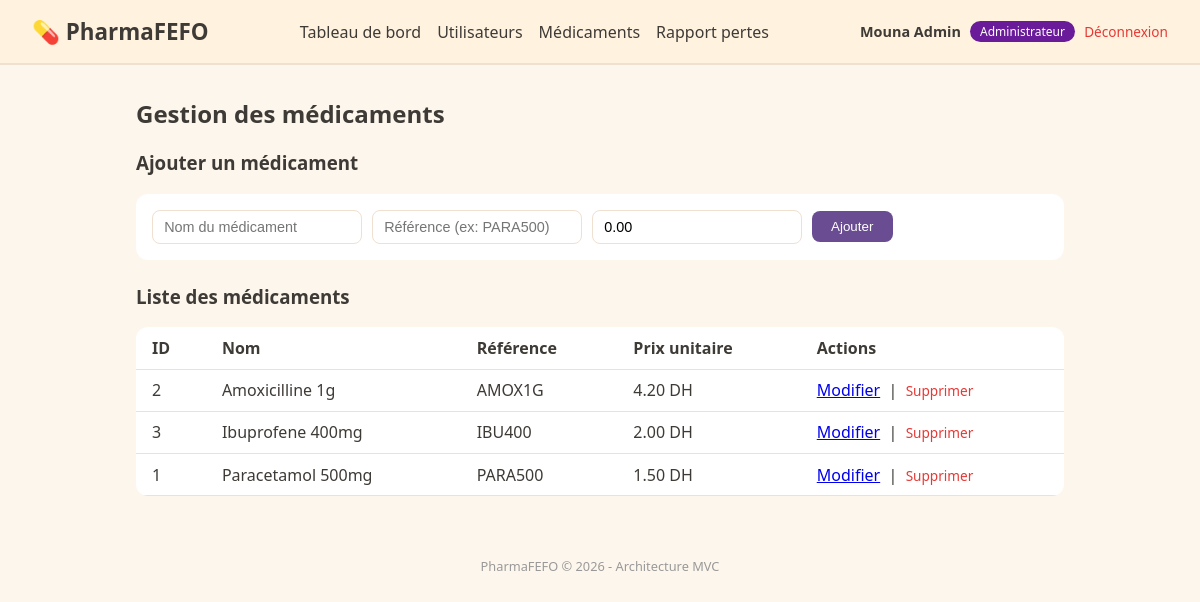
The app's page /index.php?route=admin/products (signed in) with its own data.
### tables this page shows
CREATE TABLE products (
    id INT AUTO_INCREMENT PRIMARY KEY,
    name VARCHAR(150) NOT NULL,
    reference VARCHAR(50) NOT NULL UNIQUE,
    unit_price DECIMAL(10,2) NOT NULL DEFAULT 0
);

### src/Controller/Web/AdminController.php (called while the page is built, shortened)
<?php
class AdminController
{
    private PDO $db;
    public function __construct()
    {
        $this->db = Database::getConnection();
    }
    public function products(): void
    {
        $editProduct = null;
        $products = $this->db->query("SELECT * FROM products ORDER BY name ASC")->fetchAll();
        require __DIR__ . '/../../../templates/admin/products.php';
    }
}

### src/Service/AuthService.php (called while the page is built, shortened)
<?php
class AuthService
{
    public static function currentUser(): ?array
    {
        return $_SESSION['user'] ?? null;
    }
}

### config/environment.php (called while the page is built, shortened)
<?php
class Environment
{
    public static function get(string $key, ?string $default = null): ?string
    {
        $value = getenv($key);
        return $value !== false ? $value : $default;
    }
}

### config/database.php (called while the page is built, shortened)
<?php
class Database
{
    private static ?PDO $instance = null;
    public static function getConnection(): PDO
    {
        if (self::$instance === null) {
            $host = Environment::get('DB_HOST', '127.0.0.1');
            $name = Environment::get('DB_NAME', 'pharmafefo');
            $user = Environment::get('DB_USER', 'root');
            $pass = Environment::get('DB_PASS', '');
            $charset = Environment::get('DB_CHARSET', 'utf8mb4');
            $dsn = "mysql:host={$host};dbname={$name};charset={$charset}";
            try {
                self::$instance = new PDO($dsn, $user, $pass, [
                    PDO::ATTR_ERRMODE            => PDO::ERRMODE_EXCEPTION,
                    PDO::ATTR_DEFAULT_FETCH_MODE => PDO::FETCH_ASSOC,
                    PDO::ATTR_EMULATE_PREPARES   => false,
                ]);
            } catch (PDOException $e) {
                throw new PDOException("Erreur de connexion BDD : " . $e->getMessage(), (int) $e->getCode());
            }
        }
        return self::$instance;
    }
}

### templates/admin/products.php (the view, shortened to what this page needs)
<?php
$currentUser = AuthService::currentUser();
?>
<!DOCTYPE html>
<html lang="fr">
<head>
    <link rel="stylesheet" href="css/style.css">
</head>
<body>
    <header class="topbar">
        <h1>💊 PharmaFEFO</h1>
        <nav>
            <a href="index.php?route=dashboard">Tableau de bord</a>
            <a href="index.php?route=admin/users">Utilisateurs</a>
            <a href="index.php?route=admin/products">Médicaments</a>
            <a href="index.php?route=admin/reports">Rapport pertes</a>
        </nav>
        <div class="user-box">
            <span class="user-name"><?= htmlspecialchars($currentUser['name']) ?></span>
            <span class="user-role badge-role-<?= htmlspecialchars($currentUser['role']) ?>">
                <?= htmlspecialchars(ucfirst($currentUser['role'])) ?>
            </span>
            <a class="logout" href="index.php?route=logout">Déconnexion</a>
        </div>
    </header>
    <main class="container">
        <h2>Gestion des médicaments</h2>
        <h3><?= $editProduct ? 'Modifier le médicament' : 'Ajouter un médicament' ?></h3>
        <form method="POST" action="index.php?route=admin/products" class="admin-form">
            <input type="text" name="name" placeholder="Nom du médicament" required
                   value="<?= htmlspecialchars($editProduct['name'] ?? '') ?>">
            <input type="text" name="reference" placeholder="Référence (ex: PARA500)" required
                   value="<?= htmlspecialchars($editProduct['reference'] ?? '') ?>">
            <input type="number" step="0.01" min="0" name="unit_price" placeholder="Prix unitaire (DH)" required
                   value="<?= htmlspecialchars($editProduct['unit_price'] ?? '0.00') ?>">
            <button type="submit"><?= $editProduct ? 'Enregistrer' : 'Ajouter' ?></button>
        </form>
        <h3>Liste des médicaments</h3>
        <table class="batch-table">
            <thead>
                <tr>
                    <th>ID</th>
                    <th>Nom</th>
                    <th>Référence</th>
                    <th>Prix unitaire</th>
                    <th>Actions</th>
                </tr>
            </thead>
            <tbody>
                <?php foreach ($products as $p): ?>
                    <tr>
                        <td><?= (int) $p['id'] ?></td>
                        <td><?= htmlspecialchars($p['name']) ?></td>
                        <td><?= htmlspecialchars($p['reference']) ?></td>
                        <td><?= number_format((float) $p['unit_price'], 2) ?> DH</td>
                        <td>
                            <a href="index.php?route=admin/products&edit=<?= (int) $p['id'] ?>">Modifier</a>
                            &nbsp;|&nbsp;
                            <a class="logout" href="index.php?route=admin/products&delete=<?= (int) $p['id'] ?>"
                               onclick="return confirm('Supprimer ce médicament ?');">Supprimer</a>
                        </td>
                    </tr>
                <?php endforeach; ?>
            </tbody>
        </table>
    </main>
    <footer class="footer">
        <p>PharmaFEFO &copy; <?= date('Y') ?> - Architecture MVC</p>
    </footer>
</body>
</html>

### public/css/style.css (style rules this page uses)
:root { --green: #4caf50; --orange: #ff9800; --red: #e53935; --gray: #9e9e9e; --bg: #fdf6ec; --text: #3e3a36; --card-bg: #ffffff; }
* { box-sizing: border-box; }
body { margin: 0; font-family: 'Georgia', 'Segoe UI', serif; background: var(--bg); color: var(--text); }
.topbar { display: flex; justify-content: space-between; align-items: center; padding: 1rem 2rem; background: #fff3e0; border-bottom: 2px solid #f0e0d0; flex-wrap: wrap; gap: 1rem; }
.topbar h1 { margin: 0; font-size: 1.4rem; }
.topbar nav { display: flex; gap: 1rem; }
.topbar nav a { color: var(--text); text-decoration: none; }
.user-box { display: flex; align-items: center; gap: 0.6rem; font-size: 0.9rem; }
.user-name { font-weight: bold; }
.user-role { padding: 0.15rem 0.6rem; border-radius: 999px; font-size: 0.75rem; color: #fff; }
.badge-role-administrateur { background: #6a1b9a; }
.logout { color: var(--red); text-decoration: none; font-size: 0.85rem; }
.admin-form { display: flex; flex-wrap: wrap; gap: 0.6rem; align-items: center; background: var(--card-bg); padding: 1rem; border-radius: 12px; margin-bottom: 1.5rem; }
.admin-form input, .admin-form select { padding: 0.5rem 0.7rem; border: 1px solid #f0e0d0; border-radius: 8px; font-size: 0.9rem; }
.admin-form button { padding: 0.5rem 1.2rem; border: none; border-radius: 8px; background: #6a4c93; color: #fff; cursor: pointer; }
.container { max-width: 960px; margin: 2rem auto; padding: 0 1rem; }
.batch-table { width: 100%; border-collapse: collapse; background: var(--card-bg); border-radius: 12px; overflow: hidden; }
.batch-table th, .batch-table td { padding: 0.6rem 1rem; text-align: left; border-bottom: 1px solid #f0e0d0; }
.footer { text-align: center; padding: 1rem; color: #999; font-size: 0.8rem; }

### records on screen
products: id "2", name "Amoxicilline 1g", reference "AMOX1G", unit_price "4.20"
products: id "3", name "Ibuprofene 400mg", reference "IBU400", unit_price "2.00"
products: id "1", name "Paracetamol 500mg", reference "PARA500", unit_price "1.50"

### other values on screen
$currentUser['name'] "Mouna Admin"
$currentUser['role'] "Administrateur"
